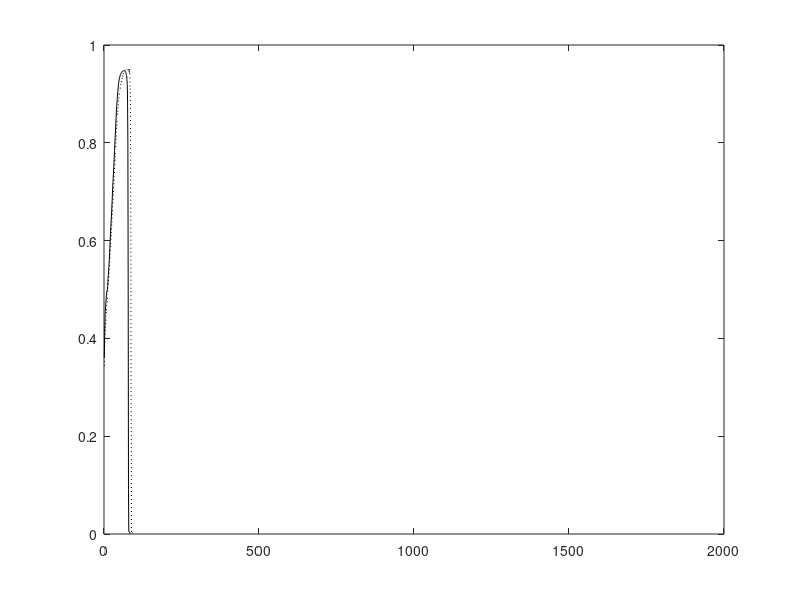

Source code (MATLAB): (Note: this script raises an error after producing the figure.)
% OJA - Comparison of Adaptive GEVD Homogeneous, Deflated, Weighted

function GEVDOJA;

clear all; 
close all; 

% Number of samples N and dimension D
nSamples = 500;
nDim = 10;
nEA = 4;
nEpochs = 3;
randn('state',0);

% Generate the covX random matrices
covX = 3*...
[ 0.4270   0.0110  -0.0050  -0.0250   0.0890  -0.0790  -0.0190   0.0740   0.0890   0.0050 ; ...
  0.0110   5.6900  -0.0690  -0.2820  -0.7310   0.0900  -0.1240   0.1000   0.4320  -0.1030 ; ...
 -0.0050  -0.0690   0.0800   0.0980   0.0450  -0.0410   0.0230   0.0220  -0.0350   0.0120 ; ...
 -0.0250  -0.2820   0.0980   2.8000  -0.1070   0.1500  -0.1930   0.0950  -0.2260   0.0460 ; ...
  0.0890  -0.7310   0.0450  -0.1070   3.4400   0.2530   0.2510   0.3160   0.0390  -0.0100 ; ...
 -0.0790   0.0900  -0.0410   0.1500   0.2530   2.2700  -0.1800   0.2950  -0.0390  -0.1130 ; ...
 -0.0190  -0.1240   0.0230  -0.1930   0.2510  -0.1800   0.3270   0.0270   0.0260  -0.0160 ; ...
  0.0740   0.1000   0.0220   0.0950   0.3160   0.2950   0.0270   0.7270  -0.0960  -0.0170 ; ...
  0.0890   0.4320  -0.0350  -0.2260   0.0390  -0.0390   0.0260  -0.0960   0.7150  -0.0090 ; ...
  0.0050  -0.1030   0.0120   0.0460  -0.0100  -0.1130  -0.0160  -0.0170  -0.0090   0.0650 ];

covY = 2*...
[ 0.3350   0.0260  -0.0510  -0.0120   0.0790   0.0170   0.0290   0.0080   0.0770  -0.0300 ; ...
  0.0260   0.0910   0.0110  -0.0100   0.0060  -0.0140  -0.0020  -0.0230   0.0110   0.0350 ; ...
 -0.0510   0.0110   0.0780   0.0000   0.0160   0.0030   0.0300  -0.0350  -0.0030  -0.0490 ; ...
 -0.0120  -0.0100   0.0000   0.0820  -0.0030  -0.0260  -0.0250  -0.0290  -0.0150   0.0250 ; ...
  0.0790   0.0060   0.0160  -0.0030   0.7970   0.1940  -0.0370  -0.0230   0.0590  -0.1450 ; ...
  0.0170  -0.0140   0.0030  -0.0260   0.1940   1.5000   0.0140  -0.1040   0.1140  -0.2290 ; ...
  0.0290  -0.0020   0.0300  -0.0250  -0.0370   0.0140   0.2770  -0.0300  -0.0770  -0.0510 ; ...
  0.0080  -0.0230  -0.0350  -0.0290  -0.0230  -0.1040  -0.0300   0.3170   0.0220   0.0100 ; ...
  0.0770   0.0110  -0.0030  -0.0150   0.0590   0.1140  -0.0770   0.0220   0.5380   0.0340 ; ...
 -0.0300   0.0350  -0.0490   0.0250  -0.1450  -0.2290  -0.0510   0.0100   0.0340   0.6680 ];
    
% Generate X samples
[V1,D1] = eig(covX);
[d,in] = sort(diag(D1));
V = zeros(nDim,nDim);
D = zeros(nDim,nDim);
for i = 1 : nDim
   V(:,i) = V1(:,in(nDim+1-i));
   D(i,i) = D1(in(nDim+1-i),in(nDim+1-i));
end
x(1:nDim,1:nSamples) = V*sqrt(D)*randn(nDim,nSamples);

% Generate Y samples
[V1,D1] = eig(covY);
[d,in] = sort(diag(D1));
V = zeros(nDim,nDim);
D = zeros(nDim,nDim);
for i = 1 : nDim
    V(:,i) = V1(:,in(nDim+1-i));
    D(i,i) = D1(in(nDim+1-i),in(nDim+1-i));
end
y(1:nDim,1:nSamples) = V*sqrt(D)*randn(nDim,nSamples);

% Compute Corrl matrix and eigen values for X samples
corX = zeros(nDim,nDim);
for i = 1 : nSamples
   corX = corX + (x(:,i) * x(:,i)' / nSamples);
end
[V1,D1] = eig(corX);
[d,in] = sort(diag(D1));
DX = zeros(nDim,nDim);
for i = 1 : nDim
    DX(i,i) = D1(in(nDim+1-i),in(nDim+1-i));
end
diag(DX)'

% Compute Corrl matrix and eigen values for Y samples
corY = zeros(nDim,nDim);
for i = 1 : nSamples
    corY = corY + y(:,i)*y(:,i)'/nSamples;
end
[V1,D1] = eig(corY);
[d,in] = sort(diag(D1));
DY = zeros(nDim,nDim);
for i = 1 : nDim
    DY(i,i) = D1(in(nDim+1-i),in(nDim+1-i));
end
diag(DY)'

% Compute true Generalized Eigenvectors
[V1,D1] = eig(corX, corY);
[d,in] = sort(diag(D1));
V = zeros(nDim,nDim);
D = zeros(nDim,nDim);
for i = 1 : nDim
    V(:,i) = V1(:,in(nDim+1-i)) / norm(V1(:,in(nDim+1-i)));
    D(i,i) = D1(in(nDim+1-i), in(nDim+1-i));
end
V(:,1:nEA)
diag(D)'

% Adaptive algorithm
A = zeros(nDim,nDim);
B = zeros(nDim,nDim);
W1 = 0.1 * ones(nDim,nEA);
W2 = W1;
W3 = W1;
C  = diag([2.6 2.3 2.0 1.7])%2.3-0.4*[1:nEA])
I  = eye(nDim,nDim);
for epoch = 1 : nEpochs
    for iter = 1 : nSamples
        
        cnt = nSamples*(epoch-1) + iter;
      
        A = A + (1.0/cnt)*((x(:,iter) * x(:,iter)') - A);
        B = B + (1.0/cnt)*((y(:,iter) * y(:,iter)') - B);
        etat1 = 1.0/(140 + cnt);
        etat2 = 1.0/(500 + cnt);
      
        % Homogeneous Gradient Descent
        %W1 = W1 + etat*(A*W1 - B*W1*(W1'*A*W1));
      
        % Deflated Gradient Descent
        W2 = W2 + etat1*(A*W2 - B*W2*triu(W2'*A*W2));
      
        % Weighted Gradient Descent
        W3 = W3 + etat2*(A*W3*C - B*W3*C*(W3'*A*W3));
      
        for i = 1 : nEA      
      	    %u1 = W1(:,i)/sqrt(W1(:,i)' * B * W1(:,i));
      	    u2 = W2(:,i)/sqrt(W2(:,i)' * W2(:,i));
      	    u3 = W3(:,i)/sqrt(W3(:,i)' * W3(:,i));
      	    %cos_t1(i,cnt) = abs(u1' * V(:,i));
            cos_t2(i,cnt) = abs(u2' * V(:,i));
            cos_t3(i,cnt) = abs(u3' * V(:,i));
        end
        ind(cnt) = cnt;
    end
end

if (1)

W2byNorm = W2*sqrt(inv(diag(diag(W2'*B*W2))))
V1to4 = V(:,1:nEA)
W3byNorm = W3*sqrt(inv(diag(diag(W3'*B*W3))))
V1to4 = V(:,1:nEA)

W2W2 = (W2'*B*W2)
W3W3 = (W3'*B*W3)

EstL2 = (diag(W2'*A*W2) ./ diag(W2'*B*W2))'
EstL3 = (diag(W3'*A*W3) ./ diag(W3'*B*W3))'
ActL  = diag(D(:,1:nEA))'

% Plot the convergence results

figure(1);
plot(ind,cos_t2(1,:),'k-'); hold on;
plot(ind,cos_t3(1,:),'k:'); hold on;
plot(0,1,'k:'); hold on;
legend('Deflated','Weighted',0);
xlabel('Number of Samples');
ylabel('Direction Cosine - Component 1');
hold off;

% Plot the convergence results
figure(2);
plot(ind,cos_t2(2,:),'k-'); hold on;
plot(ind,cos_t3(2,:),'k:'); hold on;
plot(0,1,'k:'); hold on;
legend('Deflated','Weighted',0);
xlabel('Number of Samples');
ylabel('Direction Cosine - Component 2');
hold off;

% Plot the convergence results
figure(3);
plot(ind,cos_t2(3,:),'k-'); hold on;
plot(ind,cos_t3(3,:),'k:'); hold on;
plot(0,1,'k:'); hold on;
legend('Deflated','Weighted',0);
xlabel('Number of Samples');
ylabel('Direction Cosine - Component 3');
hold off;

% Plot the convergence results
figure(4);
plot(ind,cos_t2(4,:),'k-'); hold on;
plot(ind,cos_t3(4,:),'k:'); hold on;
plot(0,1,'k:'); hold on;
legend('Deflated','Weighted',0);
xlabel('Number of Samples');
ylabel('Direction Cosine - Component 4');
hold off;

else

W1byNorm = W1*sqrt(inv(diag(diag(W1'*B*W1))))
V1to4 = V(:,1:nEA)
W2byNorm = W2*sqrt(inv(diag(diag(W2'*B*W2))))
V1to4 = V(:,1:nEA)
W3byNorm = W3*sqrt(inv(diag(diag(W3'*B*W3))))
V1to4 = V(:,1:nEA)

W1W1 = (W1'*B*W1)
W2W2 = (W2'*B*W2)
W3W3 = (W3'*B*W3)

EstL1 = (diag(W1'*A*W1) ./ diag(W1'*B*W1))'
EstL2 = (diag(W2'*A*W2) ./ diag(W2'*B*W2))'
EstL3 = (diag(W3'*A*W3) ./ diag(W3'*B*W3))'
ActL  = diag(D(:,1:nEA))'

% Plot the convergence results
figure(1);
plot(ind,cos_t1(1,:),'r:'); hold on;
plot(ind,cos_t2(1,:),'g-'); hold on;
plot(ind,cos_t3(1,:),'b--'); hold on;
legend('Symmetric','Deflated','Weighted',0);
xlabel('Number of Samples');
ylabel('Direction Cosine - Component 1');
hold off;

% Plot the convergence results
figure(2);
plot(ind,cos_t1(2,:),'r:'); hold on;
plot(ind,cos_t2(2,:),'g-'); hold on;
plot(ind,cos_t3(2,:),'b--'); hold on;
legend('Symmetric','Deflated','Weighted',0);
xlabel('Number of Samples');
ylabel('Direction Cosine - Component 2');
hold off;

% Plot the convergence results
figure(3);
plot(ind,cos_t1(3,:),'r:'); hold on;
plot(ind,cos_t2(3,:),'g-'); hold on;
plot(ind,cos_t3(3,:),'b--'); hold on;
legend('Symmetric','Deflated','Weighted',0);
xlabel('Number of Samples');
ylabel('Direction Cosine - Component 3');
hold off;

% Plot the convergence results
figure(4);
plot(ind,cos_t1(4,:),'r:'); hold on;
plot(ind,cos_t2(4,:),'g-'); hold on;
plot(ind,cos_t3(4,:),'b--'); hold on;
legend('Symmetric','Deflated','Weighted',0);
xlabel('Number of Samples');
ylabel('Direction Cosine - Component 4');
hold off;

end

%keyboard




  